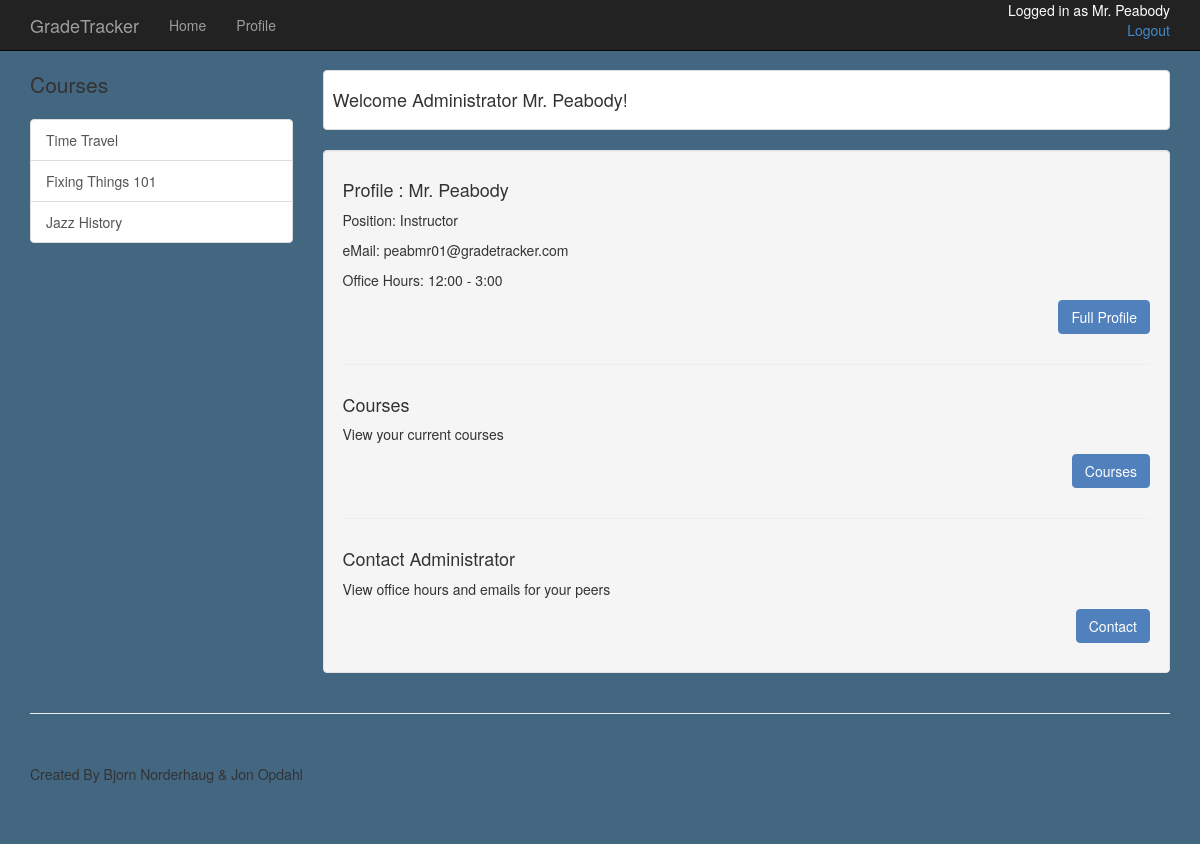
The page /admin/peabmr01 (signed in) on the database its author committed.
### app/models.py (models this page shows, shortened)
class Admin(db.Model):
	id = db.Column(db.String(8), primary_key=True)
	first_name = db.Column(db.String(50), index=True)
	last_name = db.Column(db.String(50), index=True)
	admin_pass = db.Column(db.String(50))
	position = db.Column(db.String(50))
	email = db.Column(db.String(120))
	begin = db.Column(db.String(5))
	end = db.Column(db.String(5))
	classes = db.relationship("Course", backref="teacher", lazy='dynamic')
	def __repr__(self):
		return (self.first_name + ' ' + self.last_name)

class Course(db.Model):
	course_num = db.Column(db.Integer, primary_key=True)
	name = db.Column(db.String(80), index=True, unique=True)
	admin_id = db.Column(db.String(8), db.ForeignKey('admin.id'))

### app/views.py (the view)
@app.route('/admin/<id>')
@login_required
def admin_home(id):
	user = Admin.query.filter_by(id=id).first()
	return render_template('admin_home.html', user=user)

### app/views.py (called while the page is built)
@login_manager.user_loader
def load_user(id):
	user=Student.query.get(str(id))
	if user is None:
		user=Admin.query.get(str(id))
	return user

### app/templates/admin_home.html
{% extends "new.html" %}
{% block content %}
    <div class="container">
        <div class="row">
            <div class="col-md-3">
                <p class="lead">Courses</p>
                <div class="list-group">
                	{% for course in user.classes %}
                    <a href="/admin/{{user.id}}/{{course.name}}" class="list-group-item">{{ course.name }}</a>
                    {% endfor %}
                </div>
            </div>
            <div class="col-md-9">
                <div class="thumbnail">
                    <div class="caption-full">
                        <h4>Welcome Administrator {{user}}!</h4>
                    </div>
                </div>
                <div class="well">
                    <div class="row">
                        <div class="col-md-12">
                            <h4> Profile : {{user}} </h4>
                            <p>Position: {{user.position}}</p>
                            <p>eMail: {{user.email}}</p>
                            <p> Office Hours: {{user.begin}} - {{user.end}} </p>
                            <p class="pull-right"><a class="btn btn-success" href="/admin/{{user.id}}/profile"> Full Profile </a></p>
                        </div>
                    </div>
                    <hr>
                    <div class="row">
                        <div class="col-md-12">
                        	<h4> Courses </h4>
                            <p>View your current courses</p>
                            <p class="pull-right"><a href="/admin/{{user.id}}/courses" class="btn btn-success"> Courses </a></p>
                        </div>
                    </div>
                    <hr>
                    <div class="row">
                        <div class="col-md-12">
                        	<h4> Contact Administrator</h4>
                            <p>View office hours and emails for your peers</p>
                            <p class="pull-right"><a class="btn btn-success" href="{{ url_for('adminContact', id=user.id) }}"> Contact </a></p>
                        </div>
                    </div>
                </div>
            </div>
        </div>
    </div>
{% endblock %}

### app/templates/new.html (shortened to what this page needs)
<!DOCTYPE html>
<html>
<head>
    <link href="/static/css/bootstrap.min.css" rel="stylesheet">
    <link href="/static/css/shop-item.css" rel="stylesheet">
</head>
<body style="background-color: #436681">
    <nav class="navbar navbar-inverse navbar-fixed-top" role="navigation">
        <div class="container">
            <div class="navbar-header">
                <a class="navbar-brand" href="/home">GradeTracker</a>
            </div>
            <div class="collapse navbar-collapse" id="bs-example-navbar-collapse-1">
                <ul class="nav navbar-nav">
                    <li>
                        <a href="/home">Home</a>
                    </li>
                    <li>
                        <a href="{{ url_for('profile') }}">Profile</a>
                    </li>
                </ul>
                <p id="login_status" class="pull_right">Logged in as {{ user }} <br>
					<a href="{{url_for('logout')}}" class="pull-right"> Logout </a>
				</p>
            </div>
        </div>
    </nav>
    {% block content %}{% endblock %}
    <div class="container">
        <hr>
        <footer>
            <div class="row">
                <div class="col-lg-12">
                    <p>Created By Bjorn Norderhaug & Jon Opdahl</p>
                </div>
            </div>
        </footer>
    </div>
</body>
</html>

### app/static/css/shop-item.css (style rules this page uses)
body { padding-top: 70px; }
.thumbnail { padding: 0; }
.thumbnail .caption-full { padding: 9px; color: #333; }
footer { margin: 50px 0; }

### app/templates/new.html (style rules this page uses)
#login_status { float: right; color: white; height: inherit; }

### rows shown on the page
Admin: first_name+last_name "Mr. Peabody", position "Instructor", email "peabmr01@gradetracker.com", begin "12:00", end "3:00"
Course: name "Time Travel"
Course: name "Fixing Things 101"
Course: name "Jazz History"
